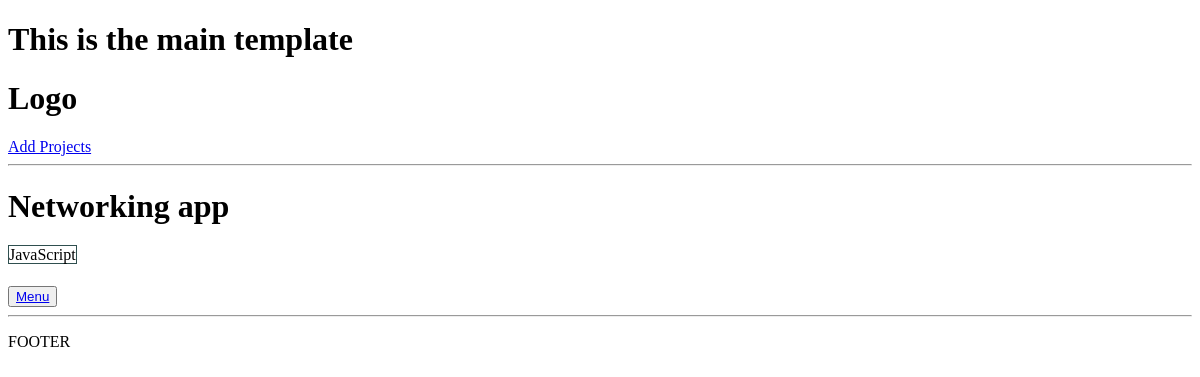
Before: /project/f9de7cc8-e76b-47aa-a666-225ff0d822cf/ with the older database file.
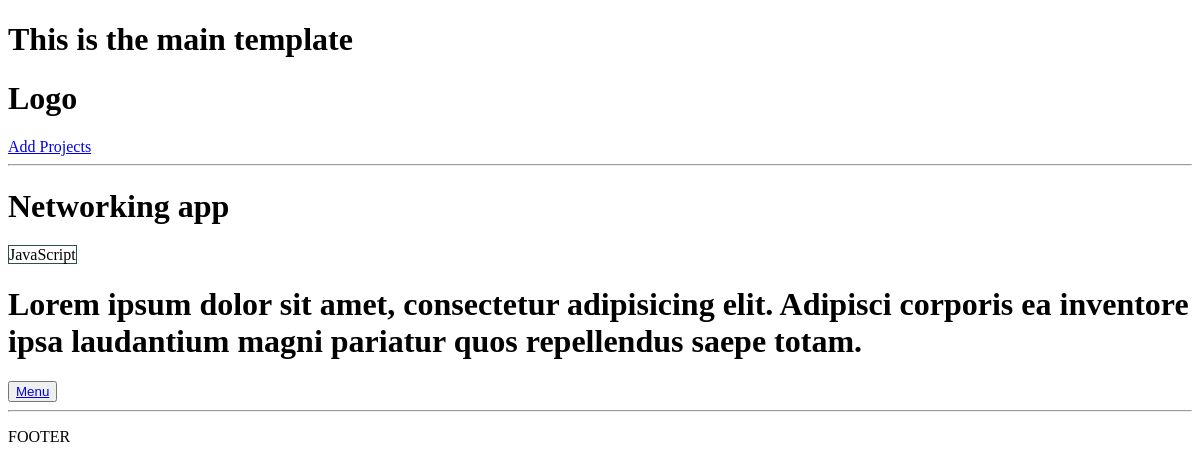
After: the same page with the newer database file.
### projects/models.py (models this page shows, shortened)
class Project(models.Model):
	title=models.CharField(max_length=200)
	description=models.TextField(null=True,blank=True)
	demo_link=models.CharField(max_length=2000,null=True,blank=True)
	source_link=models.CharField(max_length=2000,null=True,blank=True)
	tags=models.ManyToManyField(Tag,blank=True)
	vote_total=models.IntegerField(default=0,null=True,blank=True)
	vote_ratio=models.IntegerField(default=0,null=True,blank=True)
	created=models.DateTimeField(auto_now_add=True)
	id=models.UUIDField(default=uuid.uuid4,unique=True,
	                    primary_key=True,editable=False)

### projects/views.py (the view)
# urls.py: path( 'project/<str:pk>/', views.project, name="project" ),
def project(request,pk):
    projectObj=Project.objects.get(id=pk)
    return render(request,'projects/single-project.html',{'project':projectObj})

### projects/models.py (called while the page is built)
	def __str__(self):
		return self.name

### projects/templates/projects/single-project.html
{% extends 'main.html' %}
{% block content %}
<h1>{{project.title}}</h1>
{% for tag in project.tags.all %}
<span style="border: 1px solid darkslategrey"> {{tag}}</span>
{% endfor %}
<br>
<h1>{{project.description}}</h1>
<button><a href="/"> Menu</a></button>
{% endblock content %}

Changed rows visible on the page:
changed Project "Networking app": description (not shown) → "Lorem ipsum dolor sit amet, consectetur adipisicing elit. Adipisci corporis ea inventore ipsa laudantium magni pariatur quos repellendus saepe totam."
